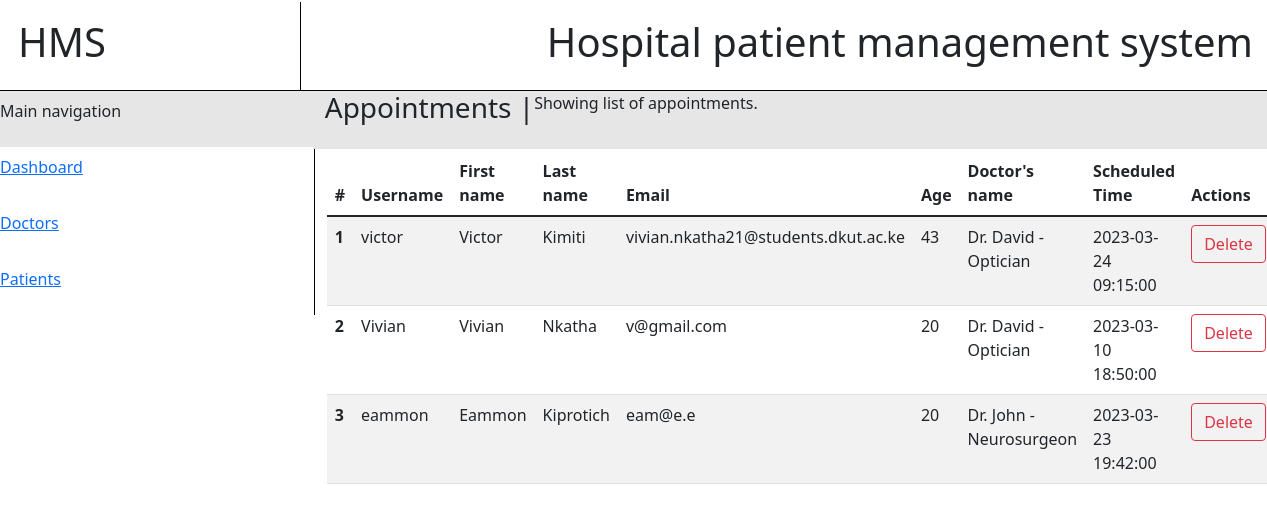
The page /manageappointments.php on the database its author committed.
### tables this page shows
CREATE TABLE `appointments` (
  `username` varchar(250) DEFAULT NULL,
  `firstname` varchar(250) NOT NULL,
  `lastname` varchar(250) NOT NULL,
  `email` varchar(250) NOT NULL,
  `age` int(11) NOT NULL,
  `doctor` varchar(250) DEFAULT NULL,
  `time` datetime DEFAULT NULL
);

### manageappointments.php (the view, shortened to what this page needs)
<?php
require_once "databasecon.php";
$statement  =$pdo->prepare('SELECT * FROM appointments');
$statement->execute();
$users = $statement->fetchAll(PDO::FETCH_ASSOC);
?>
<!DOCTYPE html>
<html lang="en">
<head>
    <link rel="stylesheet" href="/project/bootstrap-5.1.3-dist/css/bootstrap-grid.min.css">
    <link rel="stylesheet" href="/project/bootstrap-5.1.3-dist/css/bootstrap.min.css">
    <link rel="stylesheet" href="/project/managedoctors.css">
</head>
<body>
    <div class="container">
        <div class="row title-space">
            <div class="col-3">
                <div class="style-col-2-head">
                    <div>
                        <h1>
                            HMS
                        </h1>
                    </div>
                </div>
            </div>
            <div class="col-9">
                <div class="style-col-10-head">
                    <div>
                        <h1 class="title-style">
                            Hospital patient management system
                        </h1>
                    </div>
                </div>
            </div>
        </div>
        <div class="row main-space">
            <div class="col-3">
                <div class="row nav-text">
                    <div class="style-col-2-body">
                        <div>
                            <p>
                                Main navigation
                            </p>
                        </div>
                    </div>
                </div>
                <div class="row">
                    <div class="style-col-2-body">
                        <div>
                            <a href="/project/admin.php">
                                <p>
                                    Dashboard
                                </p>
                            </a>
                        </div>
                    </div>
                </div>
                <div class="row">
                    <div class="style-col-2-body">
                        <div>
                            <a href="/project/managedoctors.php">
                                <p>
                                    Doctors
                                </p>
                            </a>
                        </div>
                    </div>
                </div>
                <div class="row">
                    <div class="style-col-2-body">
                        <div>
                            <a href="/project/managepatients.php">
                                <p>
                                    Patients
                                </p>
                            </a>
                        </div>
                    </div>
                </div>
            </div>
            <div class="col-9">
                <div class="row body-over">
                    <div class="style-col-10-body-over">
                        <div>
                            <h3 class="title-style-body">
                                Appointments |
                            </h3>
                            <p>
                                Showing list of appointments.
                            </p>
                        </div>
                    </div>
                </div>
                <div class="container">
                    <div class="push-in">
                <table class="table table-striped">
                    <thead>
                        <tr>
                            <th scope="col">#</th>
                            <th scope="col">Username</th>
                            <th scope="col">First name</th>
                            <th scope="col">Last name</th>
                            <th scope="col">Email</th>
                            <th scope="col">Age</th>
                            <th scope="col">Doctor's name</th>
                            <th scope="col">Scheduled Time</th>
                            <th scope="col">Actions</th>
                        </tr>
                    </thead>
                    <tbody>
                    <?php foreach($users as $i => $user): ?>
                    <tr>
                        <th scope="row"><?php echo $i + 1 ?></th>
                        <td><?php echo $user['username'] ?></td>
                        <td><?php echo $user['firstname'] ?></td>
                        <td><?php echo $user['lastname'] ?></td>
                        <td><?php echo $user['email'] ?></td>
                        <td><?php echo $user['age'] ?></td>
                        <td><?php echo $user['doctor'] ?></td>
                        <td><?php echo $user['time'] ?></td>
                        <td>
                    <form method="post" action="admindeleteappointment.php" style="display: inline-block">
                        <button type="submit" class="btn btn-outline-danger">Delete</button>
                    </form>
                </td>
                    </tr>
                    <?php endforeach; ?>
                    </tbody>
                </table>
                    </div>
               </div>
            </div>
        </div>
    </div>
</body>
</html>

### managedoctors.css (style rules this page uses)
body { margin: 0px; padding: 0px; }
.container { margin: 2px; padding: 0px; max-width: 100%; }
.style-col-2-head { border-right: 1px solid rgb(0, 0, 0); padding: 16px; }
.style-col-2-body { border-right: 1px solid rgb(0, 0, 0); padding: 8px; margin-left: 2px; }
.nav-text { background-color: #e6e6e6; }
div.title-space { border-bottom: 1px solid black; }
div.style-col-10-head { padding: 16px; }
div > h1.title-style { float: right; }
.title-style-body { float: left; }
.body-over { background-color: #e6e6e6; padding-bottom: 16px; }

### rows shown on the page
appointments: username "victor", firstname "Victor", lastname "Kimiti", email "vivian.nkatha21@students.dkut.ac.ke", age "43", doctor "Dr. David - Optician", time "2023-03-24 09:15:00"
appointments: username "Vivian", firstname "Vivian", lastname "Nkatha", email "v@gmail.com", age "20", doctor "Dr. David - Optician", time "2023-03-10 18:50:00"
appointments: username "eammon", firstname "Eammon", lastname "Kiprotich", email "eam@e.e", age "20", doctor "Dr. John - Neurosurgeon", time "2023-03-23 19:42:00"
